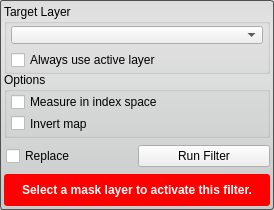
<?xml version="1.0" encoding="UTF-8"?>
<ui version="4.0">
 <class>DistanceFilterInterface</class>
 <widget class="QWidget" name="DistanceFilterInterface">
  <property name="geometry">
   <rect>
    <x>0</x>
    <y>0</y>
    <width>274</width>
    <height>210</height>
   </rect>
  </property>
  <property name="sizePolicy">
   <sizepolicy hsizetype="Expanding" vsizetype="Preferred">
    <horstretch>0</horstretch>
    <verstretch>0</verstretch>
   </sizepolicy>
  </property>
  <property name="minimumSize">
   <size>
    <width>213</width>
    <height>65</height>
   </size>
  </property>
  <property name="maximumSize">
   <size>
    <width>16777215</width>
    <height>16777215</height>
   </size>
  </property>
  <property name="windowTitle">
   <string>Form</string>
  </property>
  <property name="styleSheet">
   <string notr="true">QWidget#DistanceFilterInterface{
	border-radius: 3px;
	border: 1px solid rgb(80, 80,80);
	background-color: qlineargradient(spread:pad, x1:0.5, y1:0, x2:0.5, y2:0.960227, stop:0 rgba(221, 221, 221, 255), stop:0.155779 rgba(228, 228, 228, 255), stop:1 rgba(202, 204, 204, 255));      
}</string>
  </property>
  <layout class="QVBoxLayout" name="verticalLayout">
   <property name="spacing">
    <number>2</number>
   </property>
   <property name="margin">
    <number>4</number>
   </property>
   <item>
    <widget class="QGroupBox" name="target_groupbox_">
     <property name="minimumSize">
      <size>
       <width>0</width>
       <height>70</height>
      </size>
     </property>
     <property name="maximumSize">
      <size>
       <width>16777215</width>
       <height>70</height>
      </size>
     </property>
     <property name="title">
      <string>Target Layer</string>
     </property>
     <layout class="QVBoxLayout" name="verticalLayout_4">
      <property name="leftMargin">
       <number>4</number>
      </property>
      <property name="topMargin">
       <number>2</number>
      </property>
      <property name="rightMargin">
       <number>4</number>
      </property>
      <property name="bottomMargin">
       <number>4</number>
      </property>
      <item>
       <widget class="QtUtils::QtDropableComboBox" name="target_layer_">
        <property name="sizePolicy">
         <sizepolicy hsizetype="Ignored" vsizetype="Fixed">
          <horstretch>0</horstretch>
          <verstretch>0</verstretch>
         </sizepolicy>
        </property>
       </widget>
      </item>
      <item>
       <widget class="QWidget" name="widget" native="true">
        <property name="minimumSize">
         <size>
          <width>0</width>
          <height>20</height>
         </size>
        </property>
        <layout class="QHBoxLayout" name="horizontalLayout_2">
         <property name="spacing">
          <number>0</number>
         </property>
         <property name="margin">
          <number>0</number>
         </property>
         <item>
          <widget class="QCheckBox" name="use_active_layer_">
           <property name="text">
            <string>Always use active layer</string>
           </property>
          </widget>
         </item>
        </layout>
       </widget>
      </item>
     </layout>
    </widget>
   </item>
   <item>
    <widget class="QGroupBox" name="groupBox">
     <property name="title">
      <string>Options</string>
     </property>
     <layout class="QVBoxLayout" name="verticalLayout_2">
      <property name="leftMargin">
       <number>4</number>
      </property>
      <property name="topMargin">
       <number>2</number>
      </property>
      <property name="rightMargin">
       <number>4</number>
      </property>
      <property name="bottomMargin">
       <number>4</number>
      </property>
      <item>
       <widget class="QCheckBox" name="index_space_">
        <property name="text">
         <string>Measure in index space</string>
        </property>
       </widget>
      </item>
      <item>
       <widget class="QCheckBox" name="inside_positive_">
        <property name="text">
         <string>Invert map</string>
        </property>
       </widget>
      </item>
     </layout>
    </widget>
   </item>
   <item>
    <widget class="QWidget" name="replaceRunWidget" native="true">
     <property name="minimumSize">
      <size>
       <width>0</width>
       <height>32</height>
      </size>
     </property>
     <property name="maximumSize">
      <size>
       <width>16777215</width>
       <height>32</height>
      </size>
     </property>
     <layout class="QHBoxLayout" name="horizontalLayout" stretch="1,1">
      <property name="spacing">
       <number>0</number>
      </property>
      <property name="leftMargin">
       <number>2</number>
      </property>
      <property name="topMargin">
       <number>0</number>
      </property>
      <property name="rightMargin">
       <number>0</number>
      </property>
      <property name="bottomMargin">
       <number>0</number>
      </property>
      <item>
       <widget class="QCheckBox" name="replaceCheckBox">
        <property name="text">
         <string>Replace</string>
        </property>
        <property name="checked">
         <bool>false</bool>
        </property>
       </widget>
      </item>
      <item>
       <widget class="QPushButton" name="runFilterButton">
        <property name="text">
         <string>Run Filter</string>
        </property>
       </widget>
      </item>
     </layout>
    </widget>
   </item>
   <item>
    <widget class="QWidget" name="message_alert_" native="true">
     <property name="minimumSize">
      <size>
       <width>0</width>
       <height>32</height>
      </size>
     </property>
     <property name="maximumSize">
      <size>
       <width>16777215</width>
       <height>32</height>
      </size>
     </property>
     <property name="styleSheet">
      <string notr="true">QLabel#message_{
	color: white;
	font: bold;
}

QWidget#message_alert_{
	border-radius: 3px;
	background-color: red;
}</string>
     </property>
     <layout class="QHBoxLayout" name="horizontalLayout_5">
      <property name="spacing">
       <number>0</number>
      </property>
      <property name="margin">
       <number>4</number>
      </property>
      <item>
       <widget class="QLabel" name="message_">
        <property name="text">
         <string>Select a mask layer to activate this filter.</string>
        </property>
        <property name="alignment">
         <set>Qt::AlignCenter</set>
        </property>
        <property name="wordWrap">
         <bool>true</bool>
        </property>
       </widget>
      </item>
     </layout>
    </widget>
   </item>
  </layout>
 </widget>
 <customwidgets>
  <customwidget>
   <class>QtUtils::QtDropableComboBox</class>
   <extends>QComboBox</extends>
   <header location="global">QtUtils/Widgets/QtDropableComboBox.h</header>
  </customwidget>
 </customwidgets>
 <resources/>
 <connections/>
</ui>
